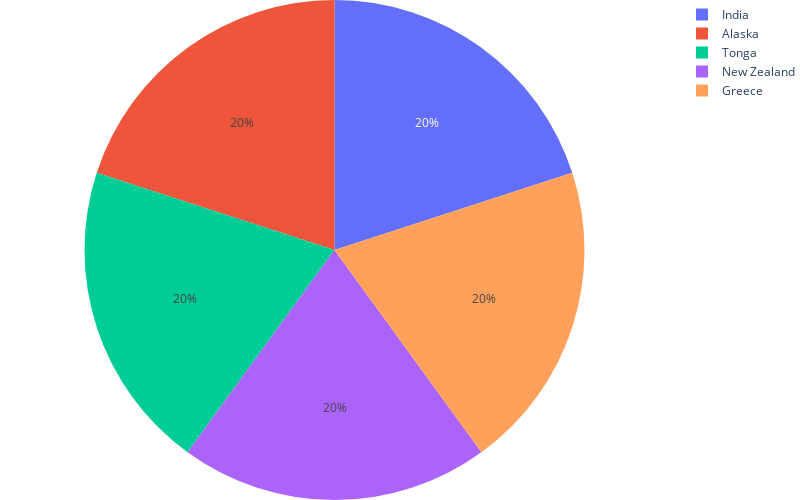

Notebook cell for this chart:
### Code cell
trace = go.Pie(
    labels=occ_freq.index,
    values=occ_freq.area
)
layout = go.Layout(
    height=500,
    width=800,
    margin=dict(l=0, r=0, t=0, b=0)
)

fig = go.Figure(data=[trace], layout=layout)
fig.show()

### Figure 1 — Plotly figure (JSON) as saved in the notebook; plotly's stock layout.template omitted (floating-point values rounded to 4 significant figures)
{"data": [{"labels": ["India", "Alaska", "Tonga", "New Zealand", "Greece"], "type": "pie", "values": [1, 1, 1, 1, 1]}], "layout": {"height": 500, "margin": {"b": 0, "l": 0, "r": 0, "t": 0}, "width": 800}}
